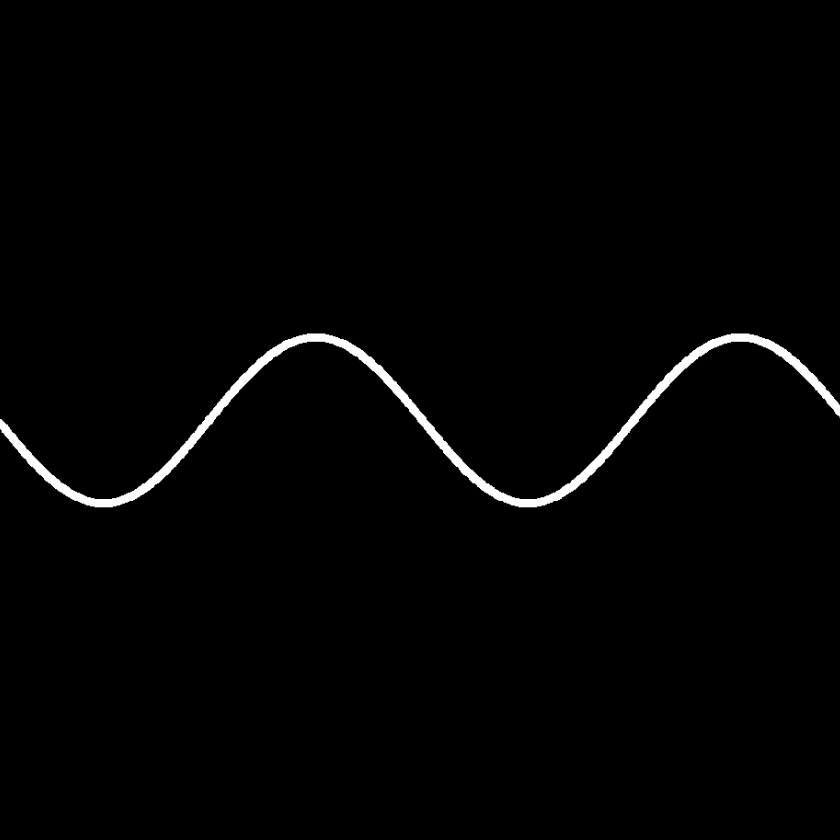
#> input picture pic/stringline_padded.png, 840 x 840 px, found by its file name
$ python All_factor_rec.py
#> lines starting #> are read from the running program, lines starting #| are printed output that depends on the picture; after the words box and inside, x2 and y2 are one past the last pixel; in counts of white or black regions, pixels touching at a corner belong together
import numpy as np
import matplotlib.pyplot as plt
from numpy.fft import fft2, ifft2, fftshift, ifftshift
from PIL import Image

def load_and_normalize_image(filepath):
    # Load the image
    image = Image.open(filepath).convert('L')  # Convert to grayscale
    # Convert image to a NumPy array
    grayscale_data = np.array(image, dtype=np.float32)
    # Normalize the grayscale data to [0, 1]
    normalized_data = (grayscale_data - grayscale_data.min()) / (grayscale_data.max() - grayscale_data.min())
    return normalized_data

def plot_image(field, title):
    """
    :param field: the field to be plotted
    :param title: the title of the plot
    """
    data = field.astype(np.float32)
    mn, mx = data.min(), data.max()
    eps = 1e-12
    data = (data - mn) / (mx - mn + eps)
    plt.figure(figsize=(6,6))
    im = plt.imshow(data, cmap='gray', vmin=0, vmax=1)
    plt.colorbar(im, label="Normalized value")
    plt.title(title); plt.axis('off'); plt.show()

def Transfer_function(W, H, distance, wavelength, pixelSize, numPixels, fmax=None):
    """
    W, H : integer frequency indices (meshgrid), e.g. -N//2..N//2-1 (fftshifted)
    distance : propagation distance z
    wavelength : wavelength (same unit as pixelSize)
    pixelSize : pixel pitch Δ (square pixels)
    numPixels : N (square array)
    fmax : coherence-limited cutoff (cycles/length); None -> no coherence mask
           e.g. fmax = np.sin(theta_max)/wavelength
    """
    # Spatial-frequency grids (cycles / length)
    FX = W / (pixelSize * numPixels)
    FY = H / (pixelSize * numPixels)
    fr2 = FX ** 2 + FY ** 2
    # Free-space propagating circle
    k  = 2 * np.pi / wavelength
    arg = 1.0 - (wavelength ** 2) * fr2   # >=0: propagating, <0: evanescent
    H_tf = np.zeros_like(FX, dtype=np.complex128)
    prop = arg >= 0.0
    H_tf[prop] = np.exp(1j * k * distance * np.sqrt(arg[prop]))
    # Coherence low-pass: fr <= fmax, and not beyond 1/λ
    if fmax is not None:
        fmax_eff = min(float(fmax), 1.0 / wavelength)
        mask = fr2 <= (fmax_eff**2)
        H_tf[~mask] = 0.0
    return H_tf


def angular_spectrum_method(W, H, distance, wavelength, field, pixelSize, numPixels, fmax=None):
    """
    :param W: axis 1
    :param H: axis 2
    :param distance: the propagation distance
    :param field: the field at the intial position
    :param pixelSize: the pixel size
    :param numPixels: the number of pixels on W and H
    :param fmax: the coherence-limited cutoff
    :return: the field after propagation
    """
    GT = fftshift(fft2(ifftshift(field))) # Angular spectrum: Fourier transforming the initial field
    transfer = Transfer_function(W, H, distance, wavelength, pixelSize, numPixels, fmax) # Calculate the transfer function
    gt_prime = fftshift(ifft2(ifftshift(GT * transfer))) # Inverse Fourier transform on: transfer function * angular spectrum
    return gt_prime

def IPR(W, H, wavelength, distance, pixelSize,  numPixels, Measured_amplitude, k_max, fmax=None):
    """
    :param W: axis 1
    :param H: axis 2
    :param distance: the propagation distance
    :param pixelSize: the pixel size
    :param numPixels: the number of pixels on W and H
    :param Measured_amplitude: The amplitude of sensor's recorded field
    :param k_max: The maximum iteration number
    :return: The reconstructed sample field
    """
    update_phase = [] # Store every iteration's phase
    last_field = None # Store the reconstructed sample field
    for k in range(k_max):
        # a) On the sensor plane
        if k == 0: # The first iteration
            phase0 = np.zeros(Measured_amplitude.shape) # Give the guess phase equals to 0
            field1 = Measured_amplitude * np.exp(1j * phase0) # The guess field
        else:
            field1 = Measured_amplitude * np.exp(1j * update_phase[k - 1]) # The field on the sensor plane for the coming computation
        # b) Backpropagate the field and apply constraint
        field2 = angular_spectrum_method(W, H, -distance, wavelength, field1, pixelSize, numPixels, fmax) # Field after backpropagation
        phase_field2 = np.angle(field2)  # phase of field2
        amp_field2 = np.abs(field2)  # amplitude of field2
        abso = -np.log(amp_field2 + 1e-8) # Calculate the absorption index;1e-8 to prevent 0 value
        # Apply constraints(None-zero constraint)
        mask = abso < 0 # Mask: when the absorption index is less than 0
        phase_field2[mask] = 0 # Set the corresponding phase to 0
        abso[mask] = 0 # Set the absorption as 0
        amp_field2 = np.exp(-abso)
        field22 = amp_field2 * np.exp(1j * phase_field2) # Field after applying the constraint
        # c) Forward propagate the field
        field3 = angular_spectrum_method(W, H, distance, wavelength, field22, pixelSize, numPixels, fmax) # Forward propagtion
        phase_field3 = np.angle(field3) # Phase of field3
        update_phase.append(phase_field3) # Input the phase to this array
        # d) Backpropagate to get the image
        field4 = angular_spectrum_method(W, H, -distance, wavelength, field3, pixelSize, numPixels, fmax) # Backpropagation
        last_field = field4
    return last_field

object = load_and_normalize_image("/Users/wangmusi/Documents/GitHub/LIHM/pic/stringline_padded.png") # Read the sample
plot_image(object,"object") # Plot the object
#> in plot_image, `mn, mx = data.min(), data.max()`: mn = 0; mx = 1
pitch_size = [0.4e-6, 1.6e-6] # 0.4e-6 is the hologram's pixel spacing and 1.6e-6 is the sensor's pitch size
numPixels_hologram = 840 # number of pixels on each axis of the sensor
z2 = 1e-3 # the sample-sensor distance; unit: meter
wavelength = 525e-9
# Define the fine grid(hologram grid)
x = np.arange(numPixels_hologram) - numPixels_hologram / 2 - 1
y = np.arange(numPixels_hologram) - numPixels_hologram / 2 - 1
W, H = np.meshgrid(x, y)
# Define the sample property
am = np.exp(-1.6 * object)
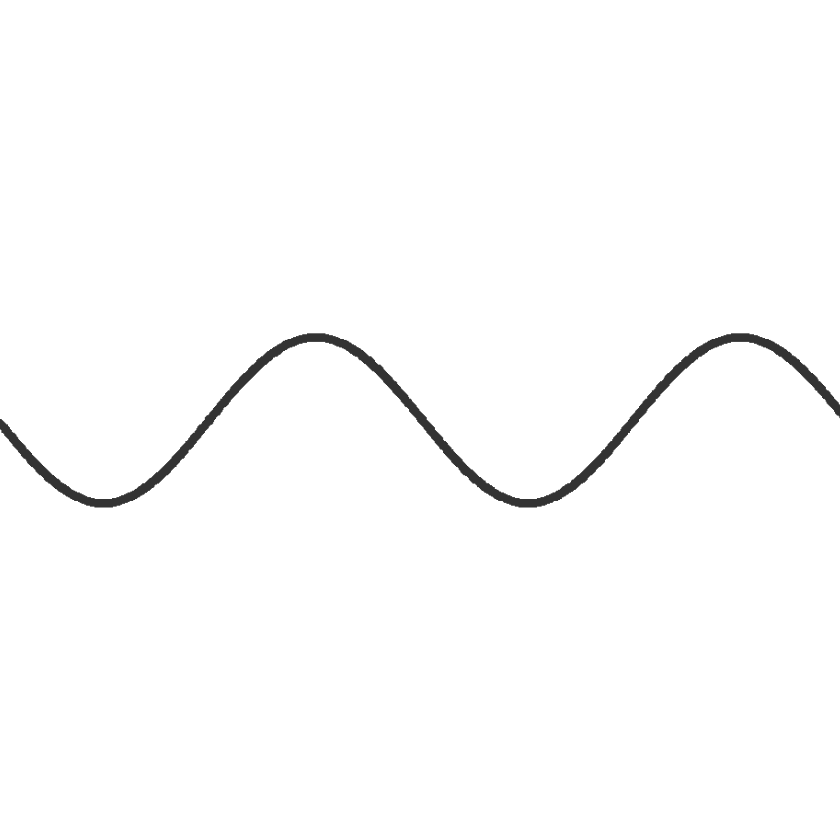
#> am: shape (840, 840) float32; min 0.202, max 1, mean 0.989
ph0 = 3
ph = ph0 * object
field_after_object = am * np.exp(1j * ph)
am_field_after_object = np.abs(field_after_object)
plot_image(am_field_after_object, "Sample field") # Plot the field after sample
# Calculate the coherence limited maximum frequency fmax
bandwidth = 30e-9
D = 50e-6
z1 = 20e-2
L_coh = 2 * np.log(2) / np.pi * (wavelength**2) / (1 * bandwidth)
rho = 0.5 * wavelength * z1 / D
s_angle1 = np.arccos(z2 / (z2 + L_coh))
s_angle2 = np.arctan(rho / z2)
s_angle = min(s_angle1, s_angle2)
f1 = np.sin(s_angle) / wavelength
# sensor geo limitation
w = pitch_size[0] * numPixels_hologram
NA = (w / 2) / (np.sqrt((w / 2) ** 2 + z2 ** 2))
f2 = NA / wavelength
fmax = min(f1, f2)
# Acquire the hologram
hologram_field = angular_spectrum_method(W, H, z2,wavelength, field_after_object, pitch_size[0], numPixels_hologram,fmax)
#> in Transfer_function, `prop = arg >= 0.0`: prop: shape (840, 840) bool; every value is 1
#> in Transfer_function, `mask = fr2 <= (fmax_eff**2)`:
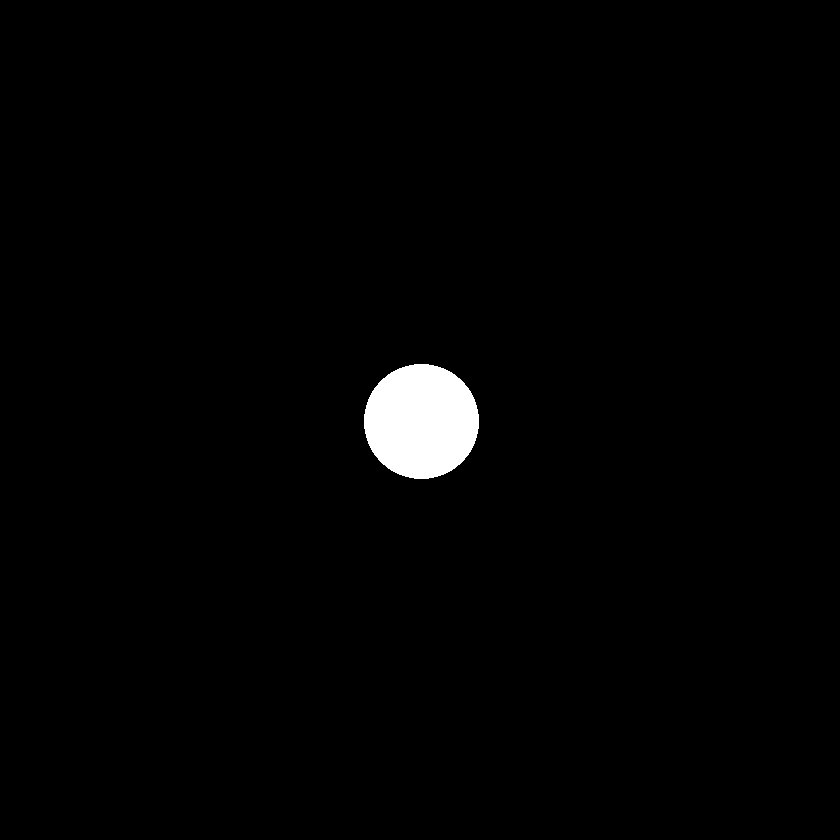
#> mask: shape (840, 840) bool; 1.5% white; 1 white region, box (x1, y1, x2, y2) and area: (364, 364, 479, 479) 10389
hologram_amplitude = np.abs(hologram_field)
hologram_intensity = np.abs(hologram_field) ** 2
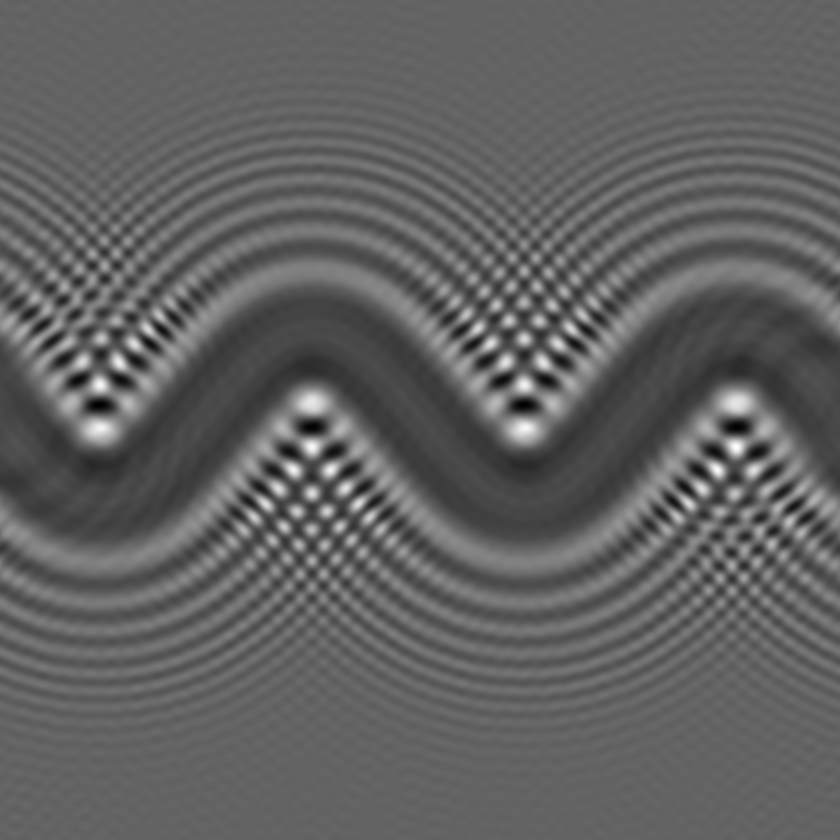
#> hologram_intensity: shape (840, 840) float64; min 0.171, max 2.29, mean 0.983; drawn with min black and max white
plot_image(hologram_amplitude,  "Hologram field")

# Sample the hologram
FX = W / (pitch_size[0] * numPixels_hologram)  # Frequency coordination
FY = H / (pitch_size[0] * numPixels_hologram)
Delta = pitch_size[1] # The pixel region size
H_filter = np.sinc(FX * Delta) * np.sinc(FY * Delta)
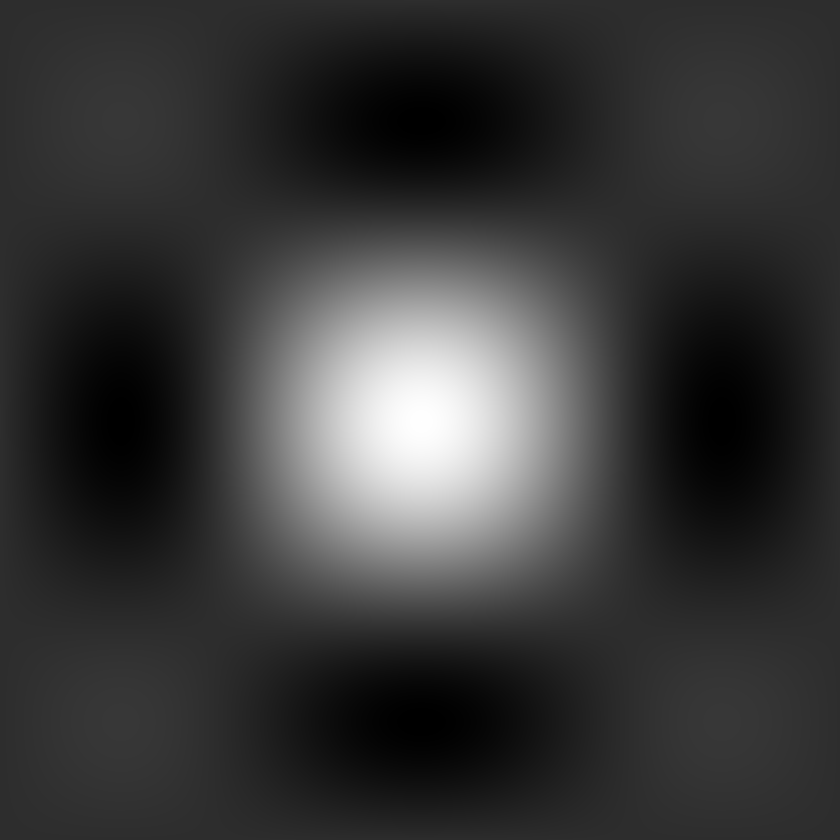
#> H_filter: shape (840, 840) float64; min -0.217, max 1, mean 0.0509; drawn with min black and max white
A = fftshift(fft2(ifftshift(hologram_intensity)))
s = np.real(fftshift(ifft2(ifftshift(A * H_filter)))) # In case of the imaginary value
decimation_factor = int(pitch_size[1] / pitch_size[0])
offset = decimation_factor // 2
sampled_field_intensity = s[offset::decimation_factor, offset::decimation_factor] # The output of the center pixel is the average value of the small rectangular area of the pixel
am_sampled_field = np.sqrt(sampled_field_intensity)
plot_image(am_sampled_field, "Sampled hologram")


# Create the sensor grid
numPixels_sensor = am_sampled_field.shape[0]
#> numPixels_sensor = 210
x_sen = np.arange(numPixels_sensor) - numPixels_sensor / 2 - 1
#> x_sen = 210 values from -106 to 103
y_sen = np.arange(numPixels_sensor) - numPixels_sensor / 2 - 1
#> y_sen = 210 values from -106 to 103
W_sen, H_sen = np.meshgrid(x_sen, y_sen)

# Add the dark current noise
I = sampled_field_intensity / (sampled_field_intensity.max()) # Normalization
L = 2 ** 8 - 1 # Assume it's 8 bit sensor
FC = 8000 # Assume the sensor's full well capacity is 8000e-
e_I = I * FC # In scale of electron
e_rms = 5 # The rms of dark current
e_dark = np.random.normal(0, e_rms, size=I.shape) # dark current distribution
e_total = e_I + e_dark # Total electrons
e_total = np.clip(e_total, 0.0, FC) # Considering the saturation
dark_intensity = e_dark / FC # the intensity of dark current
plot_image(dark_intensity, "Noise map")
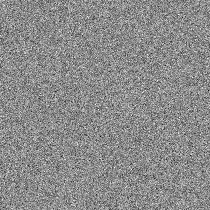
#> dark_intensity: shape (210, 210) float64; min -0.00291, max 0.00239, mean -1.89e-06; drawn with min black and max white

# Quantization noise
I_noisy = e_total / FC
I_cast = I_noisy * L # Cast the intensity to the quantization length
I_cast = np.round(I_cast)
real_signal = I_cast / L # The real signal
plot_image(real_signal, "Hologram with noise")
#> in plot_image (call 6), `mn, mx = data.min(), data.max()`: mn = 0.0941; mx = 1
#> in plot_image (call 6), `plt.title(title)`:
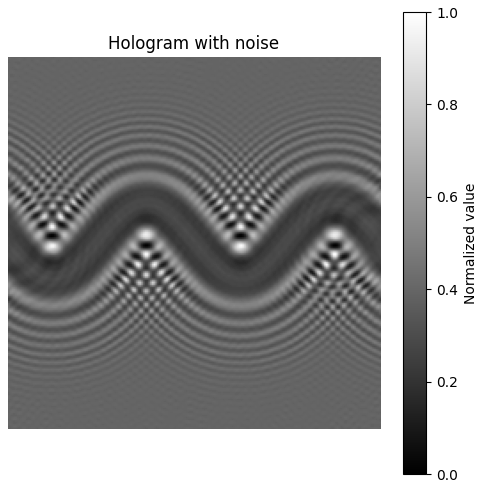
#> figure drawn by matplotlib, 2 panels

# IPR reconstruction
amp_real_signal = np.sqrt(real_signal)
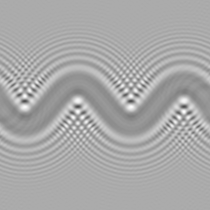
#> amp_real_signal: shape (210, 210) float64; min 0.307, max 1, mean 0.663
rec_field = IPR(W_sen,H_sen,wavelength,z2,pitch_size[1],numPixels_sensor,amp_real_signal,50, fmax)
#> after the loop in IPR, `for k in range(k_max):`: update_phase = 50 items
am_rec = np.abs(rec_field)
phase_rec = np.angle(rec_field)
plot_image(am_rec,"rec")
plot_image(phase_rec,"phase")
